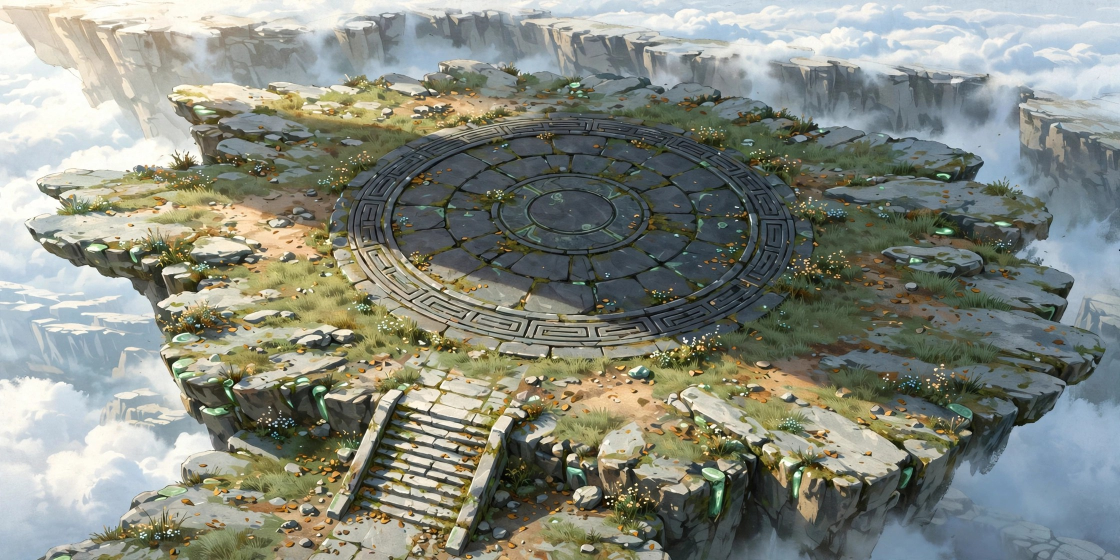
#> input picture assets/ground_hauson.jpg, 2240 x 1120 px, given in place of ground_hauson.png, which was not available (shown at 1/2 size)
$ python compose_ground.py
#> lines starting #> are read from the running program, lines starting #| are printed output that depends on the picture
#!/usr/bin/env python3
"""Compose the eight zone paintings into ONE island ground image.

Each zone painting is placed into its window rect on the 4400x2640 world
canvas with a feathered alpha mask so seams blend over shared terrain
(paths / grass / stone). Paintings are cover-cropped to their window
(aspect preserved); if cover-cropping would throw away more than 35% of
a painting, it falls back to a direct resize (terrain tolerates a mild
stretch far better than losing a painted landmark).
Draw order is back-to-front: summit/back zones first, entrance last.
"""
import json
from pathlib import Path

from PIL import Image, ImageDraw, ImageFilter

ROOT = Path(__file__).resolve().parent.parent
GEN = ROOT / "gen"
W, H = 4400, 2640
FEATHER = 64

RECTS = {  # zone -> (x0, y0, x1, y1) window on the world canvas (island = 7 zones;
    # Hậu Sơn is a separate map since the user's 09:12 correction)
    "linh_tuyen":  (3000, 0,    4400, 880),
    "van_an":      (0,    0,    1400, 1250),
    "dai_dien":    (1250, 720,  3100, 1520),
    "luyen_vo":    (3000, 780,  4400, 1520),
    "truc_lam":    (0,    1200, 1350, 2640),
    "quang_truong": (1250, 1420, 4400, 2180),
    "son_mon":     (1250, 2080, 4400, 2640),
}
ORDER = ["linh_tuyen", "van_an", "dai_dien",
         "luyen_vo", "truc_lam", "quang_truong", "son_mon"]
# the island's rear-centre rim (between Vân Ẩn and Linh Tuyền, behind Đại Điện)
# is a misty ridge backdrop: the Hậu Sơn painting, heavily blurred and lifted,
# so palette/light match but no playable detail reads there
RIDGE_RECT = (1150, 0, 3200, 880)


# per-zone fit overrides: mode "stretch" (terrain tolerates it; painted
# circles become 2:1 ellipses, which is iso-correct) or "cover" with a
# focus point (fx, fy in 0..1) choosing which part of the painting survives
FIT = {
    "son_mon": {"mode": "stretch"},
    "quang_truong": {"mode": "stretch"},
    "truc_lam": {"mode": "cover", "fx": 0.60, "fy": 0.5},
    "van_an": {"mode": "cover", "fx": 0.30, "fy": 0.5},
}


def fit(img: Image.Image, rect, zone: str) -> Image.Image:
    x0, y0, x1, y1 = rect
    tw, th = x1 - x0, y1 - y0
    sw, sh = img.size
    spec = FIT.get(zone, {})
    cover = max(tw / sw, th / sh)
    cw, ch = int(sw * cover), int(sh * cover)
    crop_frac = 1 - min(tw / cw, th / ch)
    if spec.get("mode") == "stretch":
        return img.resize((tw, th), Image.LANCZOS)
    if spec.get("mode") == "cover" or crop_frac <= 0.35:
        im = img.resize((cw, ch), Image.LANCZOS)
        fx = spec.get("fx", 0.5)
        fy = spec.get("fy", 0.5)
        ox = int((cw - tw) * fx)
        oy = int((ch - th) * fy)
        return im.crop((ox, oy, ox + tw, oy + th))
    return img.resize((tw, th), Image.LANCZOS)


def feather_mask(tw, th, feather=FEATHER):
    m = Image.new("L", (tw, th), 255)
    d = ImageDraw.Draw(m)
    d.rectangle([0, 0, tw - 1, th - 1], outline=0, width=feather)
    # build an alpha that is 0 at the very edge and 255 inside
    m = Image.new("L", (tw, th), 0)
    d = ImageDraw.Draw(m)
    d.rectangle([feather, feather, tw - feather, th - feather], fill=255)
    return m.filter(ImageFilter.GaussianBlur(feather / 2))


def main():
    # base: soft cloud-sea gradient so any pinhole reads as cloud
    grad = Image.new("RGB", (1, H))
    top = (196, 216, 226)
    bot = (240, 244, 240)
    grad.putdata([tuple(int(top[i] + (bot[i] - top[i]) * (y / H)) for i in range(3))
                  for y in range(H)])
    base = grad.resize((W, H))
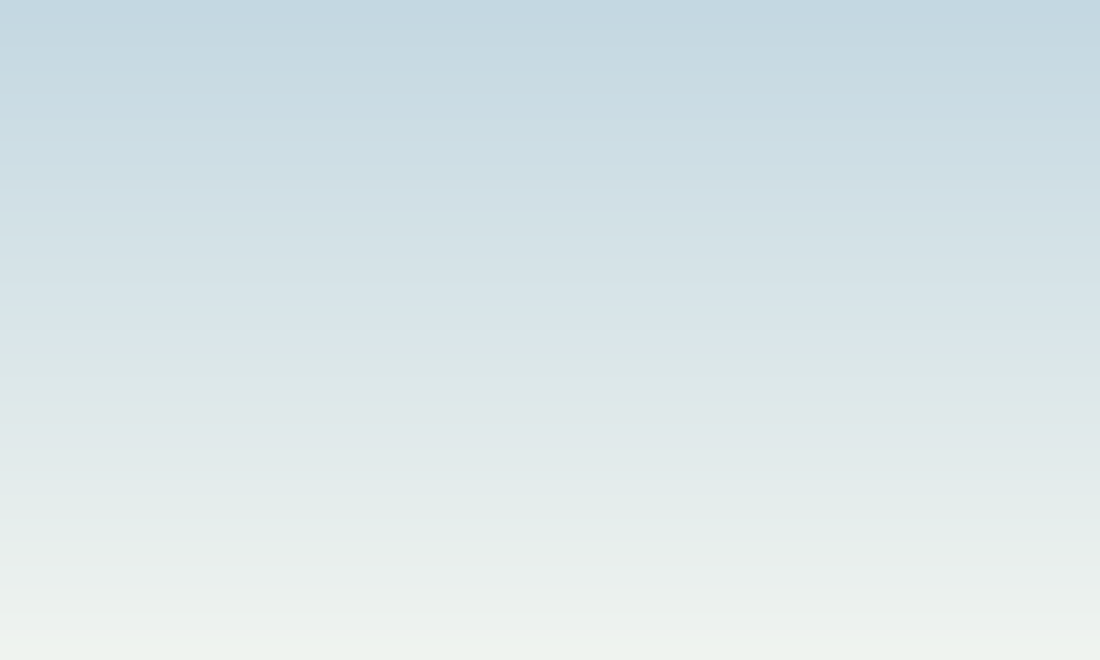
#> base: PIL image 4400x2640 RGB (shown at 1/4 size); mean R, G, B 217.5, 229.5, 232.5
    # rear ridge backdrop first (zone paintings feather over its edges)
    ridge_src = GEN / "ground_hauson.png"
    if ridge_src.exists():
        from PIL import ImageEnhance
        rx0, ry0, rx1, ry1 = RIDGE_RECT
        ridge = Image.open(ridge_src).convert("RGB").resize((rx1 - rx0, ry1 - ry0), Image.LANCZOS)
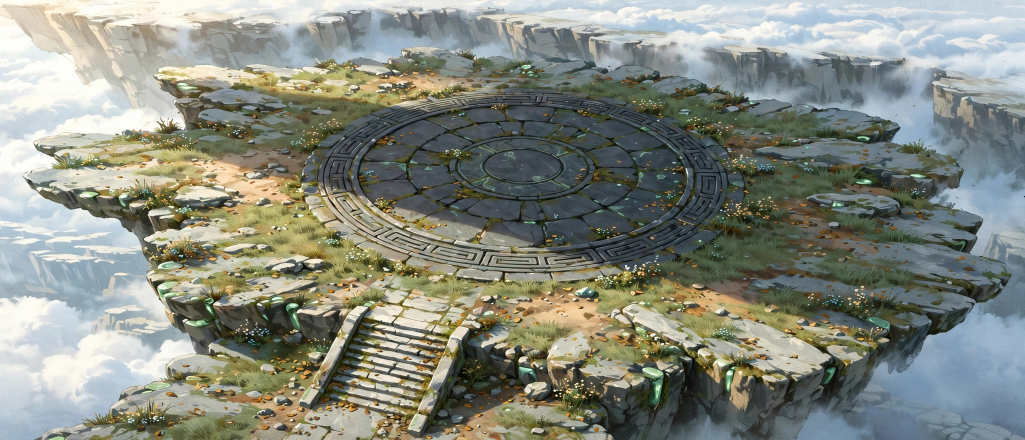
#> ridge: PIL image 2050x880 RGB (shown at 1/2 size); mean R, G, B 134.4, 138.7, 128
        ridge = ridge.filter(ImageFilter.GaussianBlur(26))
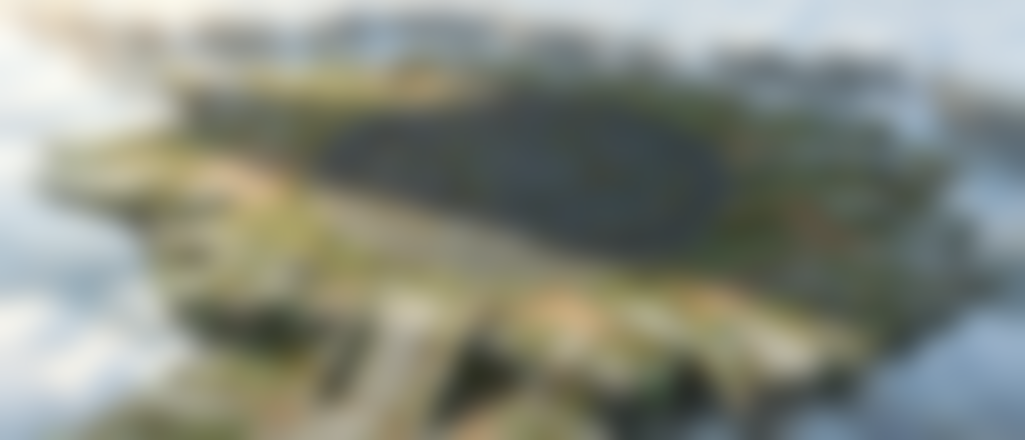
#> ridge: PIL image 2050x880 RGB (shown at 1/2 size); mean R, G, B 134.5, 138.8, 128.1
        ridge = ImageEnhance.Brightness(ridge).enhance(1.07)
        base.paste(ridge, (rx0, ry0), feather_mask(rx1 - rx0, ry1 - ry0, 110))
#> in feather_mask, `m = Image.new("L", (tw, th), 255)`: m: PIL image 2050x880 L; every value is 255
#> in feather_mask, `m = Image.new("L", (tw, th), 0)`: m: PIL image 2050x880 L; every value is 0
#> in feather_mask, `return m.filter(ImageFilter.GaussianBlur(feather / 2))`:
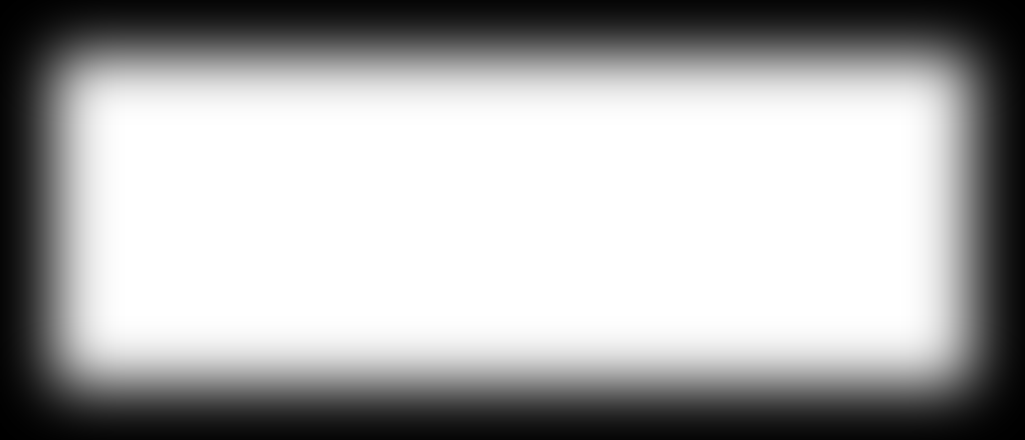
#> returned value: PIL image 2050x880 L (shown at 1/2 size); min 0, max 255, mean 170.9
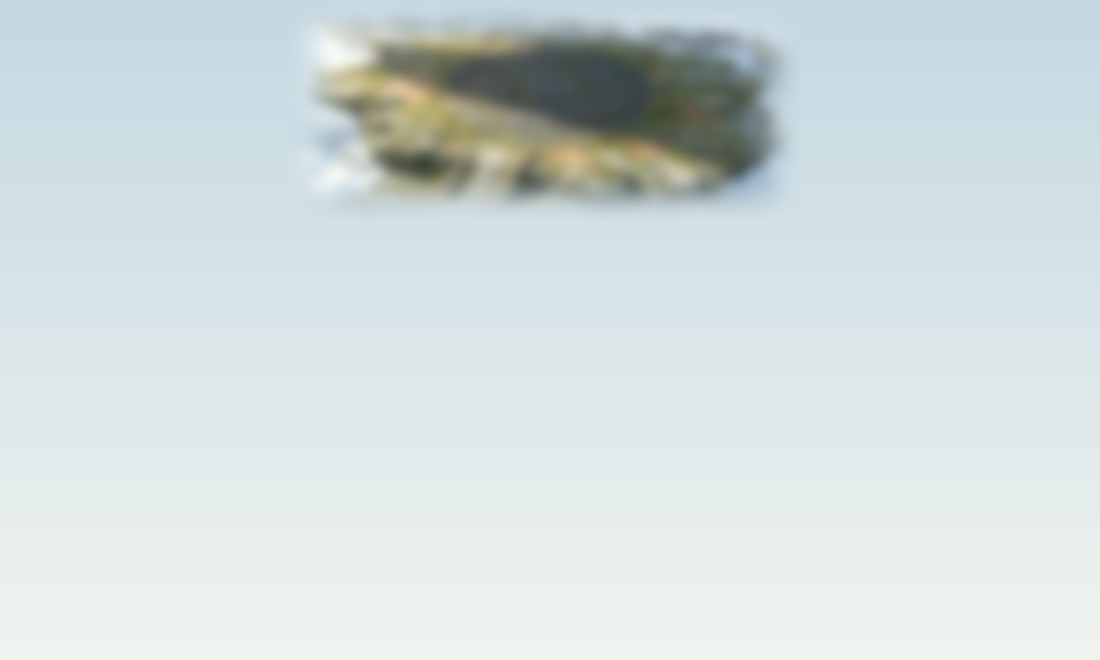
#> base: PIL image 4400x2640 RGB (shown at 1/4 size); mean R, G, B 210, 220.5, 221.1
        print("ridge backdrop placed", RIDGE_RECT)
    placed = {}
    for zone in ORDER:
        src = GEN / f"ground_{zone}.png"
        if not src.exists():
            print("MISSING", src)
            continue
        img = Image.open(src).convert("RGB")
        rect = RECTS[zone]
        tile = fit(img, rect, zone)
        mask = feather_mask(tile.width, tile.height)
        base.paste(tile, (rect[0], rect[1]), mask)
        placed[zone] = {"src_size": img.size, "rect": rect}
        print(zone, img.size, "->", rect)
    out = ROOT / "assets" / "ground.jpg"
    base.save(out, quality=90)
    # Hậu Sơn standalone map ground: its own painting at native size
    hs = GEN / "ground_hauson.png"
    if hs.exists():
        Image.open(hs).convert("RGB").save(ROOT / "assets" / "ground_hauson.jpg", quality=90)
        print("saved ground_hauson.jpg")
    base.resize((1100, 660)).save(ROOT / "proof" / "ground_preview.jpg", quality=85)
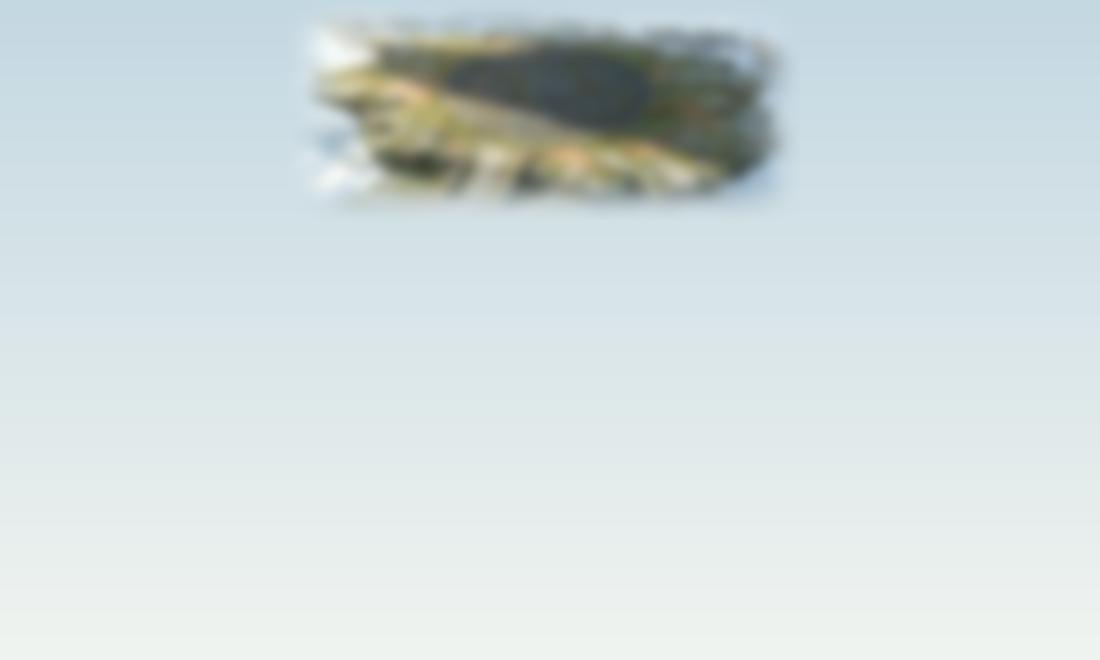
#> saved as ground_preview.jpg: PIL image 1100x660 RGB; mean R, G, B 210, 220.5, 221.1
    (ROOT / "data" / "ground_layout.json").write_text(json.dumps(
        {"canvas": [W, H], "rects": RECTS, "placed": placed}, indent=1))
    print("saved", out, base.size)
#| saved assets/ground.jpg (4400, 2640)


if __name__ == "__main__":
    main()
